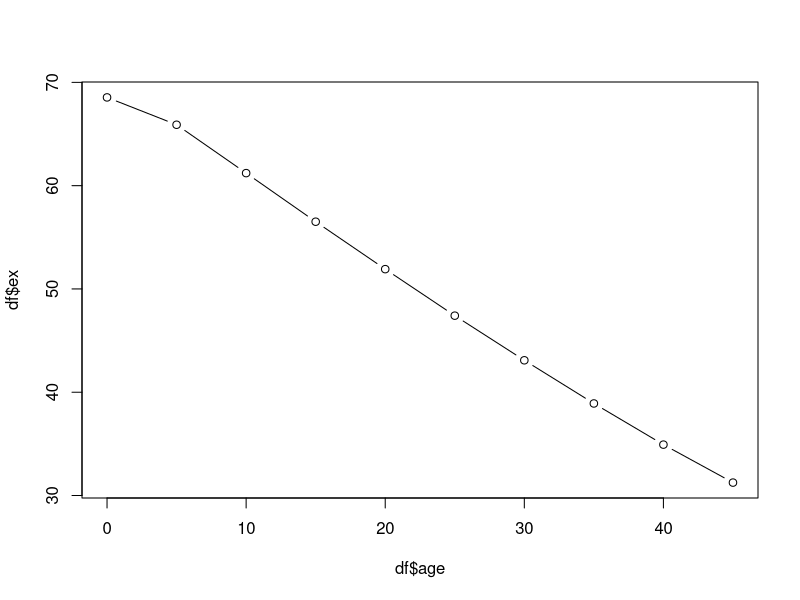
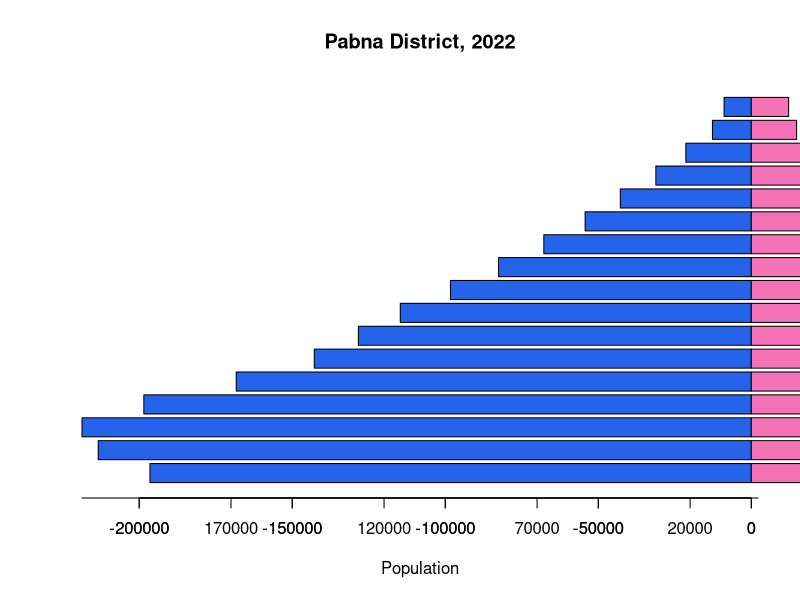
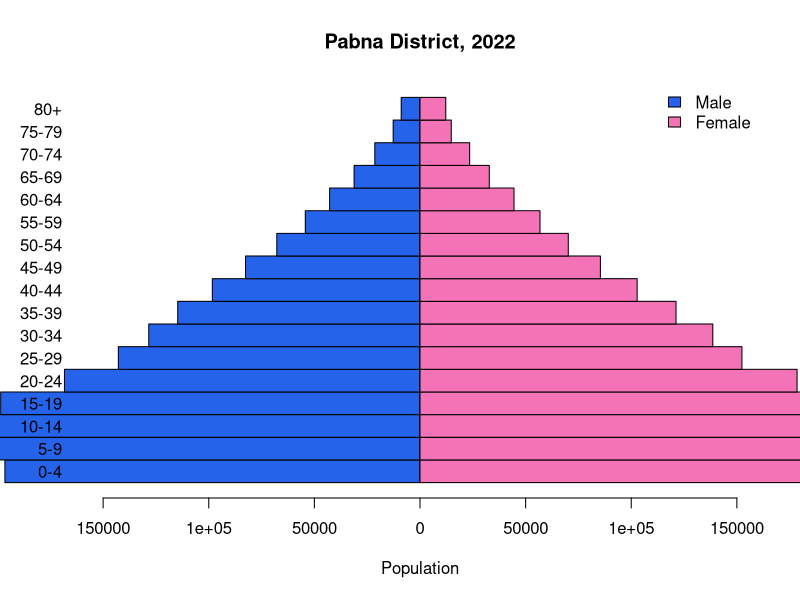

Source code (R) for these figures, in order:
## ---- chunk 1
age <- c(0, 5, 10, 15, 20, 25, 30, 35, 40, 45)
n   <- c(5, 5, 5, 5, 5, 5, 5, 5, 5, NA)
nMx <- c(0.0070, 0.0010, 0.0010, 0.0015, 0.0020,
         0.0030, 0.0040, 0.0055, 0.0080, 0.0320)

df <- data.frame(age, n, nMx)

df$nqx <- 1 - exp(-df$n * df$nMx)
last <- nrow(df)
df$nqx[last] <- 1
df$npx <- 1 - df$nqx

l0 <- 100000
df$lx <- l0 * cumprod(c(1, df$npx[-last]))
df$ndx <- df$lx * df$nqx

df$nLx <- df$n / 2 * (df$lx + c(df$lx[-1], NA))

df$nLx[last] <- df$lx[last] / df$nMx[last]

df$Tx <- rev(cumsum(rev(df$nLx)))
df$ex <- df$Tx / df$lx
df[,]

mean(df$ex)

plot(df$age, df$ex, type = "b")

## ---- chunk 2
age_group <- c("0-4","5-9","10-14","15-19","20-24","25-29","30-34","35-39","40-44","45-49","50-54","55-59","60-64","65-69","70-74","75-79","80+")
male   <- c(196500,213400,218700,198500,168300,142800,128400,114700,98300,82600,67800,54300,42800,31200,21400,12700,8900)
female <- c(188200,204800,209300,192400,178500,152400,138600,121200,102800,85400,70200,56800,44500,32800,23500,14800,12200)

pop <- data.frame(age_group, male, female)


barplot(-pop$male,
        horiz     = TRUE,
        col       = "#2563eb",
        xlab      = "Population",
        main      = "Pabna District, 2022",)

# 2. Female bars, positive so they go to the right; overlay same panel
barplot(pop$female,
        horiz = TRUE,
        col   = "#f472b6",
        add   = TRUE)

# 3. Draw a clean x axis with positive labels on both sides
ticks <- seq(-220000, 220000, by = 50000)
axis(1, at = ticks, labels = abs(ticks))

# 4. Legen
## ---- chunk 3
barplot(-pop$male,
        horiz     = TRUE,
        names.arg = pop$age_group,
        space     = 0,
        col       = "#2563eb",
        xlim      = c(-160000, 160000),
        xlab      = "Population",
        main      = "Pabna District, 2022",
        las       = 1,
        axes      = FALSE)

# 2. Female bars, positive so they go to the right; overlay same panel
barplot(pop$female,
        horiz = TRUE,
        space = 0,
        col   = "#f472b6",
        add   = TRUE,
        axes  = FALSE)

# 3. Draw a clean x axis with positive labels on both sides
ticks <- seq(-150000, 150000, by = 50000)
axis(1, at = ticks, labels = abs(ticks))

# 4. Legend
legend("topright",
       legend = c("Male", "Female"),
       fill   = c("#2563eb", "#f472b6"),
       bty    = "n")
